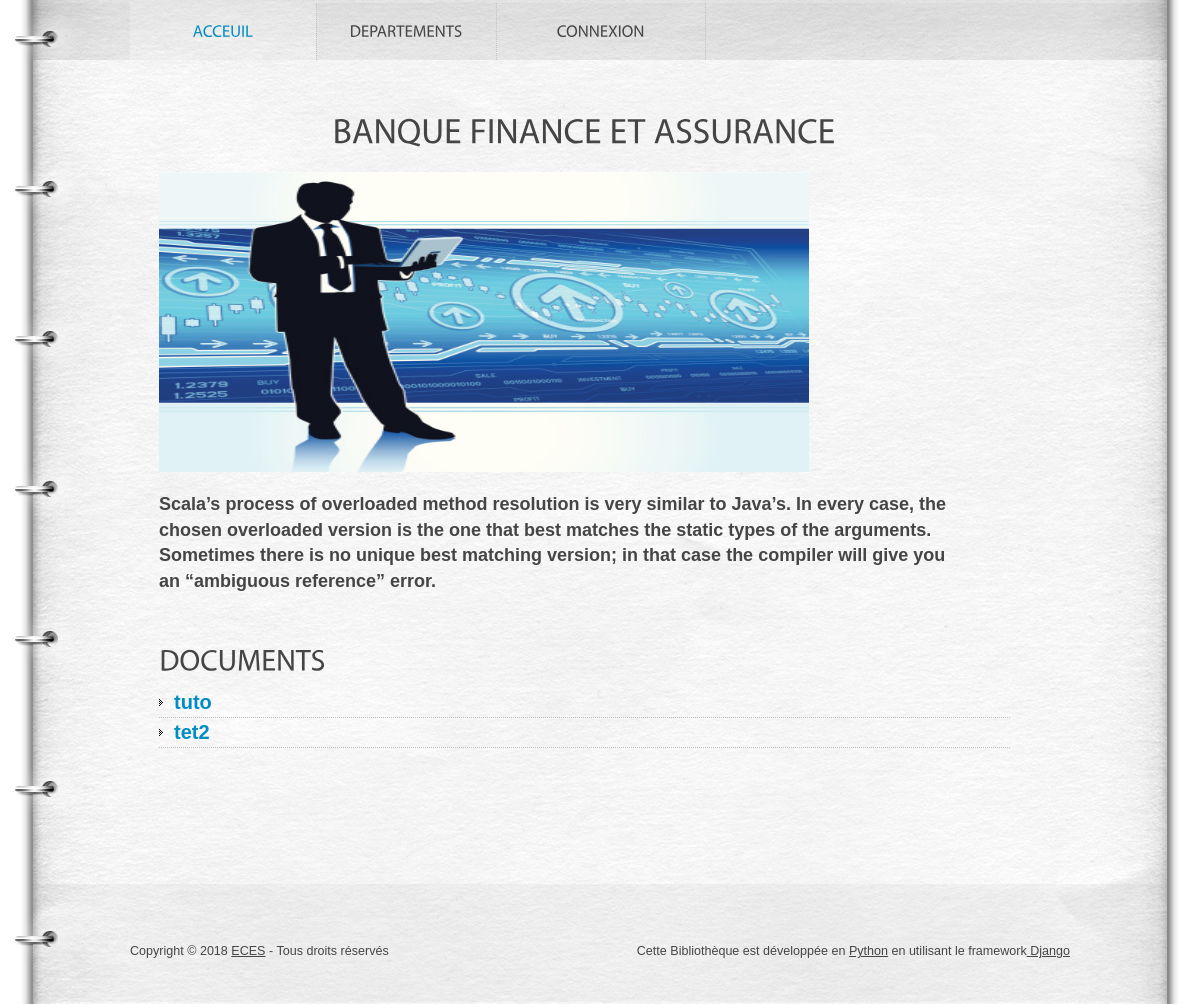
The app's page /filieres/6/ with its own data.
### eces/models.py (models this page shows, shortened)
class Filiere(models.Model):
  image=models.FileField(upload_to="Repertoire_Images", default='Repertoire_Images/images.jpeg')
  libelle=models.CharField(max_length=255, unique=True ,help_text='veuillez indiquer une filiere')
  description=models.TextField()
  departement=models.ForeignKey(Departement, on_delete=models.CASCADE)
  class Meta:
    ordering =('libelle',)

class Document(models.Model):
  titre=models.CharField(max_length=100, unique=True, help_text='veuillez indiquer le titre du document')
  description=models.TextField()
  image=models.FileField(upload_to="Repertoire_Images")
  fichier=models.FileField(upload_to="Repertoire_Documents")
  filiere=models.ForeignKey(Filiere, on_delete=models.CASCADE)

### eces/views.py (the view)
# urls.py: path('filieres/<int:pk>/', views.FiliereDetailView.as_view(), name='filiere_detail'),
class FiliereDetailView(DetailView):
	template_name='filieres_detail.html'
	model=models.Filiere

### templates/filieres_detail.html (shortened to what this page needs)
{% extends 'index.html' %}
{% load staticfiles %}
{%  block header %}
{{ block.super }}
{%  endblock header%}
{% block groupe2 %}
<h2>{{ filiere.libelle }}</h2>
 <div class="img-box"><img src="{{filiere.image.url}}" width="650" height="300"></div>
 <p class="p0">{{ filiere.description }}</p><br><br>
<h3>Documents</h3>
{% for document in filiere.document_set.all %}
<ul class="categories">
        <li><span><a href="{% url 'document_detail' document.pk %}">{{ document.titre }}</a></span></li>
        {% empty %}
 	<li>La liste des documents est vide</li>
</ul>
{% endfor %}
 {% endblock groupe2 %}

### eces/static/eces/css/style.css (style rules this page uses)
body { background:#fff; font-family:Arial, Helvetica, sans-serif; font-size:100%; line-height:1em; color:#454545; }
html { min-width:940px; }
html, body { height:100%; }
section h2 { font-size: 35px; text-align: center; }
.categories { padding-bottom:37px; }
.categories li { font-weight:bold; font-size: 20px; padding-bottom:8px; margin-bottom:6px; background:url(../images/divider1.gif) repeat-x left bottom; }
.categories li span { display:block; padding-left:15px; height:1%; background:url(../images/marker.gif) no-repeat left 5px; }
.categories li a { text-decoration:none; color:#008cc4; }
.img-box { width:100%; overflow:hidden; padding-bottom:20px; line-height:1.429em; }
.img-box img { float:left; margin:20px --20px 0 0; }
p { margin-bottom:16px; line-height:1.429em; }
.p0 { font-weight: bold; font-size: 18px; width: 95%; }
a { color:#ff7b01; outline:none; }
h2 { font-size:20px; line-height:1.2em; text-transform:uppercase; margin-bottom:20px; }
h3 { font-size:30px; line-height:1.2em; text-transform:uppercase; margin-bottom:15px; }
a { outline:none; }

### records on screen
Filiere: image (picture), description "Scala’s process of overloaded method resolution is very similar to Java’s. In every case, the chosen overloaded version is the one that best matches the static types of the arguments. Sometimes there is no unique best matching version; in that case the compiler will give you an “ambiguous reference” error."
Document: titre "tuto"
Document: titre "tet2"
